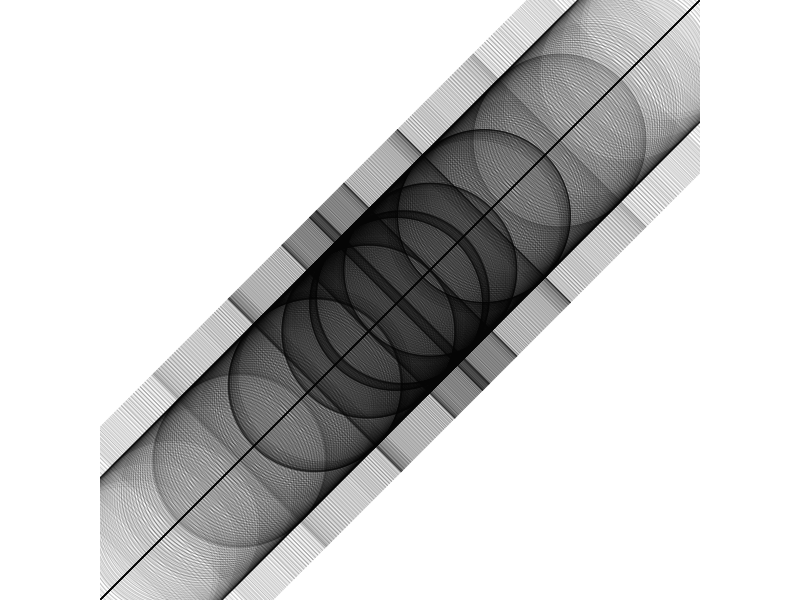

Recreate this plot in R.
# Do cool stuff
# sorry u got rejected Mike :/
# From: https://twitter.com/aschinchon
library(tidyverse)
tibble(t = (1:2300)*2.4432, 
       x = cos(t), 
       y = cos(t)) %>% 
  ggplot(aes(x*t, y*t)) +
  geom_point(size=58, alpha=.1, shape=13)+ 
  coord_equal() +
  theme_void()
